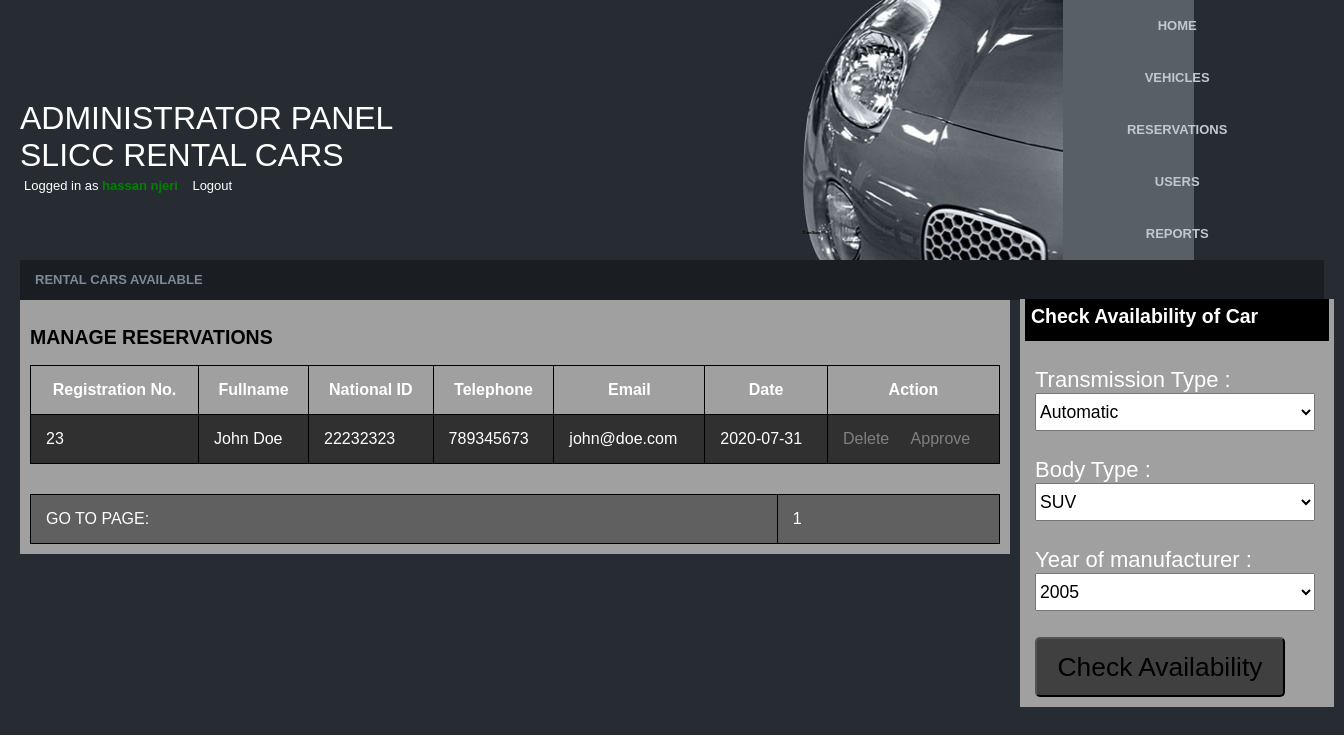
Screenshot of /manage_reservations.php (signed in) with the database file from the repository.
### tables this page shows
CREATE TABLE `reservations` (
  `id` int(11) NOT NULL,
  `regno` varchar(20) NOT NULL,
  `fullname` varchar(30) NOT NULL,
  `national_ID` int(12) NOT NULL,
  `phone` int(20) NOT NULL,
  `email` varchar(50) NOT NULL,
  `date` varchar(30) NOT NULL
);

### manage_reservations.php (the view, shortened to what this page needs)
<html>
<head>
<link href="css/style.css" rel="stylesheet" type="text/css" />
</head>
<body>
<div id="border">
  <div id="left10">
    <div class="name">ADMINISTRATOR PANEL </br> Slicc Rental Cars</div>
    <div class="tag"><a href="logout.php" style="text-decoration:none;" title="">Logged in as <b style="color:green"><?php echo $_SESSION['fullname']; ?></b>&nbsp;&nbsp;&nbsp;&nbsp;Logout</a></div>
  </div>
  <div id="car"></div>
  <div id="links-bg">
	<div class="toplinks"><a href="administrator.php">Home</a></div>
	<div class="toplinks"><a href="manage_vehicles.php">Vehicles</a></div>
	<div class="toplinks"><a href="manage_reservations.php">Reservations</a></div>
	<div class="toplinks"><a href="manage_users.php">Users</a></div>
	<div class="toplinks"><a href="reports.php">Reports</a></div>
  </div>
  <div id="mainarea">
    <div id="headingbg">Rental Cars Available</div>
	<div class="main_content">
<h2>MANAGE RESERVATIONS</h2>
<table width="100%" border="1">
<tr>
 <th>Registration No.</th>
				  <th>Fullname</th>
                  <th>National ID</th>
				  <th>Telephone</th>
                  <th>Email</th>
				  <th>Date</th>
				  <th>Action</th>
</tr>
	<?php
  include("config/config.php");
  $result = mysqli_query($con, "SELECT COUNT(*) FROM reservations ORDER BY id DESC  ") or die("Count query error!");
  list($total) = mysqli_fetch_row($result);
  $total_pages = ceil($total / MAX_REC_PER_PAGE);
  $page = intval(@$_GET["page"]);
  if (0 == $page){
  $page = 1;
  }
  $start = MAX_REC_PER_PAGE * ($page - 1);
  $max = MAX_REC_PER_PAGE;
  $result = mysqli_query($con, "SELECT * FROM reservations ORDER BY id
   DESC LIMIT $start, $max") or die("reservations order list query error!");
?>
  <?php
  while($row = mysqli_fetch_array($result)) {
				$regno = $row['regno'];
				$fullname = $row['fullname'];
				$national_ID = $row['national_ID'];
				$phone = $row['phone'];
                $email = $row['email'];
                $date = $row['date'];
  ?>
  <tr style="color: #ffffff; background: #303030;">
 <td><?php echo $regno; ?></td>
                  <td><?php echo $fullname; ?></td>
                  <td><?php echo $national_ID; ?></td>
				  <td><?php echo $phone; ?></td>
				  <td>  <?php echo $email; ?> </td>
				  <td><?php echo $date; ?></td>
				<td>
<a href="delete_res.php?id=<?php echo $row['id']; ?>" onclick="return confirm('Are you sure you want to delete this reservation?')" style="text-decoration:none; color:#808080;">Delete</a>&nbsp;&nbsp;&nbsp;&nbsp;
<a href="delete_res.php?id=<?php echo $row['id']; ?>" onclick="return confirm('Are you sure you want to approve this reservation?')" style="text-decoration:none; color:#808080;">Approve</a>
				</td>
                </tr>
 <?php
   }
  ?>
  </table>
 	<table width="100%">
  <tr style="background:#606060;">
  <td>GO TO PAGE:</td>
  <?php
  for ($i = 1; $i <= $total_pages; $i++) {
  $txt = $i;
  ?>
  <td align="left"><font color="#fff"><?php echo" $txt ";?></font></td>
  <?php
  }
  ?>
  </tr>
  </table>
  </div>
  <div class="left_content">
  <h2 style="height:30px; width:292px; background:#000000; margin-top:-1px; padding: 6px;">Check Availability of Car</h2>
  <form method="post" action="index.php" style="padding:10px; font-size:22px; color:#fff;">
  Transmission Type :</br><select name="type" class="selecttext" required="required">
  <option>Automatic</option>
  </select>
  Body Type :</br><select name="model" class="selecttext" required="required">
  <option>SUV</option>
  </select>
  Year of manufacturer :</br><select name="year" class="selecttext" required="required">
  <option>2005</option>
  </select></br></br>
  <input type="submit" name="submit" class="button100" value="Check Availability">
  </form>
  </div>
 </div>
 </div>
</body>
</html>

### css/style.css (style rules this page uses)
body { font: normal small Arial, Helvetica, sans-serif; color: #fff; text-align:justify; font-size:13px; margin-top:0px; margin-left:20px; margin-right:20px; margin-bottom:0px; background-color:#272C32; }
.main_content { color: black; width:970px; height: auto; position:absolute; background:#A0A0A0; display:block; padding:10px; }
.left_content { width:304px; height:Auto; margin-left:1000px; background:#A0A0A0; padding-left:5px; padding-right:5px; }
.selecttext { width:280px; height:38px; font-size:80%; }
.button100 { width:250px; height:60px; background: #404040; font-size:120%; border-radius:5px; }
table { border-collapse: collapse; }
table, td, th { border: 1px solid black; padding: 15px; }
th { background-color: #A0A0A0; color: #fff; }
#border { width:100%; float:left; }
#left10 { width:60%; height:260px; float:left; }
#car { width:20%; height:260px; float:left; background-image:url(../images/cars.jpg); background-repeat:no-repeat; }
#links-bg { width:10%; height:260px; float:left; background-color:#585F65; }
.name { color:#ffffff; padding-top:100px; font-family:"Century Gothic", "Trebuchet MS", "Arial Narrow", Arial, sans-serif; text-transform:uppercase; font-size:32px; }
.tag { color:#ffffff; padding-left:4px; padding-top:4px; }
#headingbg { background-color:#1A1D22; height:40px; line-height:40px; clear:both; color:#7F8A97; font-family:arial; text-transform:uppercase; font-weight:bold; padding-left:15px; }
.toplinks { line-height:52px; width:188px; font-weight:bold; text-transform:uppercase; padding-left:20px; }
.toplinks a { color:#C2C8D0; text-align:center; display:block; height:52px; background-image:url(../images/off.jpg); background-repeat:no-repeat; text-decoration:none; }
a { color:#ffffff; text-decoration:underline; }

### rows the page displays
reservations: regno "23", fullname "John Doe", national_ID "22232323", phone "789345673", email "john@doe.com", date "2020-07-31"

### other values shown
$_SESSION['fullname'] "hassan njeri"
$txt "1"
